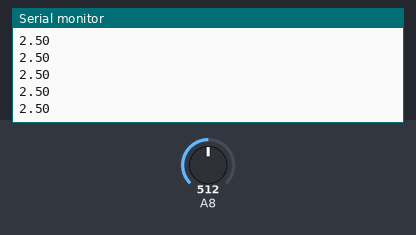
A sketch run on a simulated Arduino Mega 2560, built with avr-gcc and run on an emulated ATmega2560. Parts: the last lines printed to the serial monitor. Inputs (shaded band) come from the test bench; at power-on: A8 = 512.

Above: at 1.2 s.
1.3 s: A8 set to 716
At 2.0 s:
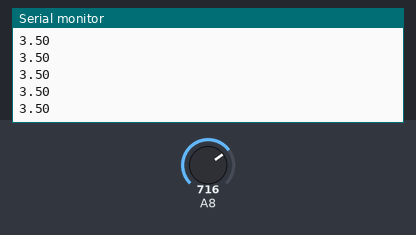
2.8 s: A8 set to 900
At 3.4 s:
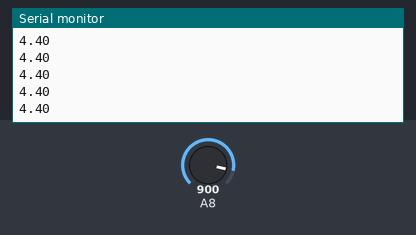
Timing chart, 0 to 5.8 s (numbered marks = the images above; inputs shaded):
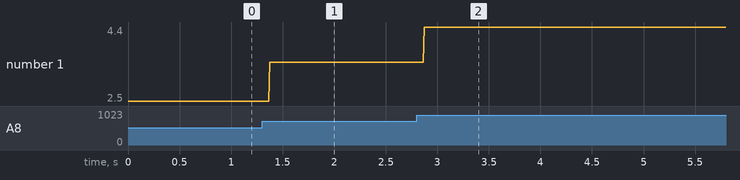

Measured:
- after the input at 1.3 s, the serial monitor: prints a new line after 0.07 s (image 1)
- after the input at 2.8 s, the serial monitor: prints a new line after 0.07 s (image 2)
- plotted number 1: 2.5 → 3.5 after the input at 1.3 s, 3.5 → 4.4 after the input at 2.8 s

The sketch:

voltage_read_test.ino
```cpp
void setup() {
    // 시리얼 통신 설정
    Serial.begin(9600);
}

void loop() {
    // A0를 핀을 통한 아날로그 값 받기 (0~1023 사이 정수)
    int sensorValue = analogRead(A8);

    // 0~1023 사이 정수 값을 (0~5V의 전압 값으로 다시 변환
    float voltage = sensorValue * (5.0 / 1023.0);

    // 아두이노 IDE 시리얼 모니터로 출력
    Serial.println(voltage);
}
```
